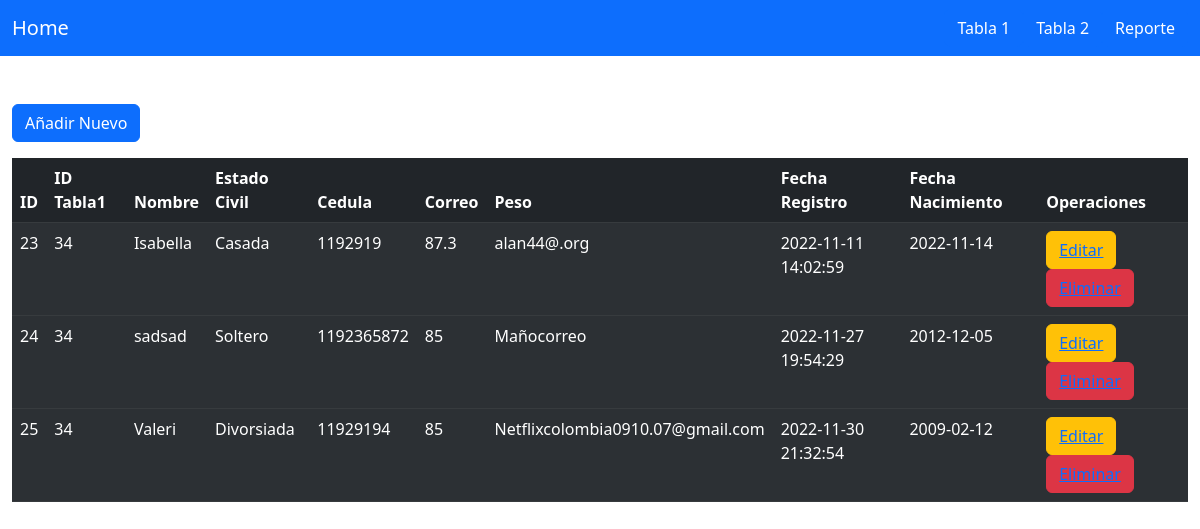
The page /tabla2.php on the database its author committed.
### tables this page shows
CREATE TABLE `tabla2` (
  `ID` int(11) NOT NULL,
  `ID_TABLA1` int(11) NOT NULL,
  `Nombre` varchar(225) NOT NULL,
  `Estado_Civil` varchar(40) NOT NULL,
  `fecha_registro` datetime NOT NULL,
  `Fecha_Nacimiento` date NOT NULL,
  `cc` int(11) NOT NULL,
  `Peso` float NOT NULL,
  `Email` varchar(100) NOT NULL
);

### modelos/mainModel.php (called while the page is built, shortened)
<?php
class mainModel
{
    public static function conectar()
    {
        $conexion = new PDO('mysql:host=localhost;dbname=db_taller', 'root', '');
        $conexion->exec("SET CHARACTER SET utf8");
        return $conexion;
    }
}

### modelos/tabla2Modelo.php (called while the page is built, shortened)
<?php
require_once "mainModel.php";
class tabla2Modelo extends mainModel
{
        public static function ver_tabla2_modelo()
        {
                $sql = mainModel::conectar()->prepare("SELECT * FROM tabla2 ");
                $sql->execute();
                return $sql;
        }
}

### tabla2.php (the view, shortened to what this page needs)
<!DOCTYPE html>
<html lang="en">
<head>
<?php require_once "vista/inc/Link.php"; ?>
</head>
<body>
 <nav class="navbar navbar-dark bg-primary">
    <div class="container-fluid">
      <a class="navbar-brand" href="index.php">Home</a>
      <div class="d-flex">
        <a type="button" class="btn btn-primary" href="tabla1.php">Tabla 1</a>
        <a type="button" class="btn btn-primary" href="tabla2.php">Tabla 2</a>
        <a type="button" class="btn btn-primary" href="reportes.php">Reporte</a>
      </div>
    </div>
  </nav>
<div class="container-fluid mt-5">
<div class="my-3" >
 <a type="button" class="btn btn-primary" href="tabla2create.php">Añadir Nuevo</a>
 </div>
<table class="table table-dark table-striped">
  <thead>
    <tr>
      <th scope="col">ID</th>
      <th scope="col">ID Tabla1</th>
      <th scope="col">Nombre</th>
      <th scope="col">Estado Civil</th>
      <th scope="col">Cedula</th>
      <th scope="col">Correo</th>
      <th scope="col">Peso</th>
      <th scope="col">Fecha Registro</th>
      <th scope="col">Fecha Nacimiento</th>
      <th scope="col">Operaciones</th>
    </tr>
    <?php
    require_once "./modelos/tabla2Modelo.php";
    $results=tabla2Modelo::ver_tabla2_modelo();
    foreach($results as $filas){
    ?>
  </thead>
  <tbody>
    <td><?php echo $filas['ID']?></td>
    <td><?php echo $filas['ID_TABLA1']?></td>
    <td><?php echo $filas['Nombre']?></td>
    <td><?php echo $filas['Estado_Civil']?></td>
    <td><?php echo $filas['cc']?></td>
    <td><?php echo $filas['Peso']?></td>
    <td><?php echo $filas['Email']?></td>
    <td><?php echo $filas['fecha_registro']?></td>
    <td><?php echo $filas['Fecha_Nacimiento']?></td>
    <td> <?php echo "<button type='button' class='btn btn-warning'><a href='./tabla2update.php?ID=".$filas['ID']."'>Editar</a></button>"?>
    <?php echo "<button type='button' class='btn btn-danger'><a href='./Tablas/Tabla1R.php?IDE=".$filas['ID']."'>Eliminar</a></button>"?>
  </td>
  </tbody>
  <?php
}
?>
</table>
</div>
</body>
</html>

### vista/inc/Link.php (shortened to what this page needs)
<link href="https://cdn.jsdelivr.net/npm/bootstrap@5.2.2/dist/css/bootstrap.min.css" rel="stylesheet">

### rows shown on the page
tabla2: ID "23", ID_TABLA1 "34", Nombre "Isabella", Estado_Civil "Casada", cc "1192919", Peso "87.3", Email "alan44@.org", fecha_registro "2022-11-11 14:02:59", Fecha_Nacimiento "2022-11-14"
tabla2: ID "24", ID_TABLA1 "34", Nombre "sadsad", Estado_Civil "Soltero", cc "1192365872", Peso "85", Email "Mañocorreo", fecha_registro "2022-11-27 19:54:29", Fecha_Nacimiento "2012-12-05"
tabla2: ID "25", ID_TABLA1 "34", Nombre "Valeri", Estado_Civil "Divorsiada", cc "11929194", Peso "85", Email "Netflixcolombia0910.07@gmail.com", fecha_registro "2022-11-30 21:32:54", Fecha_Nacimiento "2009-02-12"
